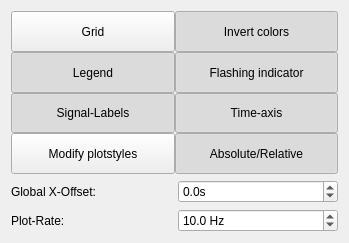
<?xml version="1.0" encoding="UTF-8"?>
<ui version="4.0">
 <class>Form</class>
 <widget class="QWidget" name="Form">
  <property name="geometry">
   <rect>
    <x>0</x>
    <y>0</y>
    <width>349</width>
    <height>243</height>
   </rect>
  </property>
  <property name="windowTitle">
   <string>Form</string>
  </property>
  <layout class="QVBoxLayout" name="verticalLayout">
   <item>
    <layout class="QGridLayout" name="gridLayout">
     <property name="bottomMargin">
      <number>0</number>
     </property>
     <property name="spacing">
      <number>0</number>
     </property>
     <item row="0" column="1">
      <widget class="QPushButton" name="invertPlotButton">
       <property name="sizePolicy">
        <sizepolicy hsizetype="Minimum" vsizetype="Minimum">
         <horstretch>0</horstretch>
         <verstretch>0</verstretch>
        </sizepolicy>
       </property>
       <property name="toolTip">
        <string/>
       </property>
       <property name="statusTip">
        <string/>
       </property>
       <property name="text">
        <string>Invert colors</string>
       </property>
       <property name="icon">
        <iconset>
         <normaloff>icons/invert.png</normaloff>icons/invert.png</iconset>
       </property>
       <property name="iconSize">
        <size>
         <width>25</width>
         <height>25</height>
        </size>
       </property>
       <property name="checkable">
        <bool>true</bool>
       </property>
       <property name="checked">
        <bool>true</bool>
       </property>
      </widget>
     </item>
     <item row="4" column="0">
      <widget class="QPushButton" name="labelButton">
       <property name="sizePolicy">
        <sizepolicy hsizetype="Minimum" vsizetype="Minimum">
         <horstretch>0</horstretch>
         <verstretch>0</verstretch>
        </sizepolicy>
       </property>
       <property name="toolTip">
        <string>Show/hide signal-labels</string>
       </property>
       <property name="statusTip">
        <string>Show/hide signal-labels</string>
       </property>
       <property name="text">
        <string>Signal-Labels</string>
       </property>
       <property name="icon">
        <iconset>
         <normaloff>icons/labels.png</normaloff>icons/labels.png</iconset>
       </property>
       <property name="iconSize">
        <size>
         <width>25</width>
         <height>25</height>
        </size>
       </property>
       <property name="checkable">
        <bool>true</bool>
       </property>
       <property name="checked">
        <bool>true</bool>
       </property>
      </widget>
     </item>
     <item row="4" column="1">
      <widget class="QPushButton" name="timeAxisButton">
       <property name="sizePolicy">
        <sizepolicy hsizetype="Minimum" vsizetype="Minimum">
         <horstretch>0</horstretch>
         <verstretch>0</verstretch>
        </sizepolicy>
       </property>
       <property name="toolTip">
        <string>Set datetime as x-axis ticks</string>
       </property>
       <property name="statusTip">
        <string>Set datetime as x-axis ticks</string>
       </property>
       <property name="text">
        <string>Time-axis</string>
       </property>
       <property name="icon">
        <iconset>
         <normaloff>icons/xaxislabel.png</normaloff>icons/xaxislabel.png</iconset>
       </property>
       <property name="iconSize">
        <size>
         <width>25</width>
         <height>25</height>
        </size>
       </property>
       <property name="checkable">
        <bool>true</bool>
       </property>
       <property name="checked">
        <bool>true</bool>
       </property>
      </widget>
     </item>
     <item row="0" column="0">
      <widget class="QToolButton" name="gridButton">
       <property name="sizePolicy">
        <sizepolicy hsizetype="Minimum" vsizetype="Minimum">
         <horstretch>0</horstretch>
         <verstretch>0</verstretch>
        </sizepolicy>
       </property>
       <property name="text">
        <string>Grid</string>
       </property>
       <property name="icon">
        <iconset>
         <normaloff>icons/grid.png</normaloff>icons/grid.png</iconset>
       </property>
       <property name="checkable">
        <bool>true</bool>
       </property>
      </widget>
     </item>
     <item row="2" column="0">
      <widget class="QPushButton" name="legendButton">
       <property name="sizePolicy">
        <sizepolicy hsizetype="Minimum" vsizetype="Minimum">
         <horstretch>0</horstretch>
         <verstretch>0</verstretch>
        </sizepolicy>
       </property>
       <property name="toolTip">
        <string>Show/hide legend</string>
       </property>
       <property name="statusTip">
        <string>Show/hide legend</string>
       </property>
       <property name="text">
        <string>Legend</string>
       </property>
       <property name="icon">
        <iconset>
         <normaloff>icons/legend.png</normaloff>icons/legend.png</iconset>
       </property>
       <property name="iconSize">
        <size>
         <width>25</width>
         <height>25</height>
        </size>
       </property>
       <property name="checkable">
        <bool>true</bool>
       </property>
       <property name="checked">
        <bool>true</bool>
       </property>
      </widget>
     </item>
     <item row="5" column="0">
      <widget class="QPushButton" name="stylePlotsButton">
       <property name="sizePolicy">
        <sizepolicy hsizetype="Minimum" vsizetype="Minimum">
         <horstretch>0</horstretch>
         <verstretch>0</verstretch>
        </sizepolicy>
       </property>
       <property name="toolTip">
        <string>Modify multiple plotstyles</string>
       </property>
       <property name="statusTip">
        <string>Modify multiple plotstyles</string>
       </property>
       <property name="text">
        <string>Modify plotstyles</string>
       </property>
       <property name="icon">
        <iconset>
         <normaloff>icons/style.png</normaloff>icons/style.png</iconset>
       </property>
       <property name="iconSize">
        <size>
         <width>25</width>
         <height>25</height>
        </size>
       </property>
       <property name="checkable">
        <bool>false</bool>
       </property>
       <property name="checked">
        <bool>false</bool>
       </property>
      </widget>
     </item>
     <item row="2" column="1">
      <widget class="QPushButton" name="blinkingButton">
       <property name="sizePolicy">
        <sizepolicy hsizetype="Minimum" vsizetype="Minimum">
         <horstretch>0</horstretch>
         <verstretch>0</verstretch>
        </sizepolicy>
       </property>
       <property name="toolTip">
        <string>Show/hide flashing indicator</string>
       </property>
       <property name="statusTip">
        <string>Show/hide flashing indicator</string>
       </property>
       <property name="text">
        <string>Flashing indicator</string>
       </property>
       <property name="icon">
        <iconset>
         <normaloff>icons/blinking.png</normaloff>icons/blinking.png</iconset>
       </property>
       <property name="iconSize">
        <size>
         <width>25</width>
         <height>25</height>
        </size>
       </property>
       <property name="checkable">
        <bool>true</bool>
       </property>
       <property name="checked">
        <bool>true</bool>
       </property>
      </widget>
     </item>
     <item row="5" column="1">
      <widget class="QPushButton" name="xTimeBaseButton">
       <property name="sizePolicy">
        <sizepolicy hsizetype="Minimum" vsizetype="Minimum">
         <horstretch>0</horstretch>
         <verstretch>0</verstretch>
        </sizepolicy>
       </property>
       <property name="toolTip">
        <string>Plot signals absolute or relative</string>
       </property>
       <property name="statusTip">
        <string>Plot signals absolute or relative</string>
       </property>
       <property name="text">
        <string>Absolute/Relative</string>
       </property>
       <property name="icon">
        <iconset>
         <normaloff>icons/xtimebase.png</normaloff>icons/xtimebase.png</iconset>
       </property>
       <property name="iconSize">
        <size>
         <width>25</width>
         <height>25</height>
        </size>
       </property>
       <property name="checkable">
        <bool>true</bool>
       </property>
       <property name="checked">
        <bool>true</bool>
       </property>
      </widget>
     </item>
    </layout>
   </item>
   <item>
    <layout class="QHBoxLayout" name="horizontalLayout_2">
     <item>
      <widget class="QLabel" name="label_5">
       <property name="text">
        <string>Global X-Offset:</string>
       </property>
      </widget>
     </item>
     <item>
      <widget class="QDoubleSpinBox" name="globalXOffsetSpinBox">
       <property name="suffix">
        <string>s</string>
       </property>
       <property name="decimals">
        <number>1</number>
       </property>
       <property name="minimum">
        <double>-99999999999.000000000000000</double>
       </property>
       <property name="maximum">
        <double>999999999.000000000000000</double>
       </property>
       <property name="singleStep">
        <double>0.010000000000000</double>
       </property>
       <property name="value">
        <double>0.000000000000000</double>
       </property>
      </widget>
     </item>
    </layout>
   </item>
   <item>
    <layout class="QHBoxLayout" name="horizontalLayout">
     <item>
      <widget class="QLabel" name="label_4">
       <property name="text">
        <string>Plot-Rate:</string>
       </property>
      </widget>
     </item>
     <item>
      <widget class="QDoubleSpinBox" name="plotRateSpinBox">
       <property name="suffix">
        <string> Hz</string>
       </property>
       <property name="decimals">
        <number>1</number>
       </property>
       <property name="minimum">
        <double>0.000000000000000</double>
       </property>
       <property name="maximum">
        <double>999999999.000000000000000</double>
       </property>
       <property name="singleStep">
        <double>0.100000000000000</double>
       </property>
       <property name="value">
        <double>10.000000000000000</double>
       </property>
      </widget>
     </item>
    </layout>
   </item>
  </layout>
 </widget>
 <resources/>
 <connections/>
</ui>
